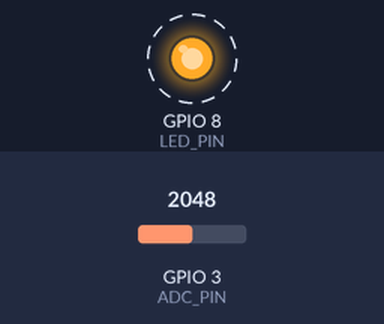
A sketch run on a simulated ESP32-C3. Shown: output pins drawn as LEDs (lit = HIGH). Dashed ring = blinking. Inputs (shaded band) come from the test bench; at power-on: GPIO 3 (ADC_PIN) = 2048 (analog values on the 0–4095 scale). What the sketch prints to the serial monitor is not drawn.

Above: at 0.5 s.
Timing chart, 0 to 4.7 s (numbered marks = the images above):
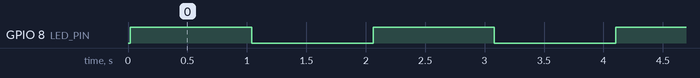

The sketch:

esp32c3_voltage_divider.ino
```cpp
/*
  ESP32-C3-DevKit Voltage Reader (27k / 22k divider)

  ---------------- ARDUINO IDE SETTINGS ----------------
  Tools -> Board            : ESP32C3 Dev Module
  Tools -> USB CDC On Boot  :
       * Disabled  -> if you plug into the official DevKit's micro-USB
                      port (it has a USB-to-UART chip, e.g. CP2102)
       * Enabled   -> if your board uses the C3's native USB
                      (most USB-C clones / SuperMini boards)
  Tools -> Upload Speed     : 115200 or 921600
  Serial Monitor baud       : 115200
  ------------------------------------------------------

  Wiring:
    Vin ---[ R1 = 27k ]---+---[ R2 = 22k ]--- GND
                          |
                        GPIO3
    Connect the measured source's GND to the ESP32-C3 GND.

  Vin = Vout * (R1 + R2) / R2 = Vout * 2.227
  Max safe Vin ~= 5.5 V (C3 ADC is accurate up to ~2.5 V)
*/

const int   ADC_PIN     = 3;        // GPIO3 = ADC1_CH3
const int   LED_PIN     = 8;        // On-board LED on most C3 DevKits (blinks = code is running)
const float R1          = 27000.0;
const float R2          = 22000.0;
const int   NUM_SAMPLES = 64;
const float CALIBRATION = 1.012;     // Adjust after comparing with a multimeter

void setup() {
  Serial.begin(115200);

  // Wait up to 3 s for the Serial Monitor (needed for native USB)
  unsigned long start = millis();
  while (!Serial && millis() - start < 3000) {
    delay(10);
  }

  pinMode(LED_PIN, OUTPUT);
  analogReadResolution(12);
  analogSetPinAttenuation(ADC_PIN, ADC_11db);

  Serial.println();
  Serial.println("=== ESP32-C3 Voltage Reader started ===");
}

float readPinVoltage() {
  uint32_t total = 0;
  for (int i = 0; i < NUM_SAMPLES; i++) {
    total += analogReadMilliVolts(ADC_PIN);
    delayMicroseconds(200);
  }
  return (total / (float)NUM_SAMPLES) / 1000.0;
}

void loop() {
  int   raw  = analogRead(ADC_PIN);                     // 0 - 4095, for debugging
  float vOut = readPinVoltage();                        // Volts at GPIO3
  float vIn  = vOut * ((R1 + R2) / R2) * CALIBRATION;   // Actual input voltage

  Serial.print("Raw: ");
  Serial.print(raw);
  Serial.print("  |  Pin: ");
  Serial.print(vOut, 3);
  Serial.print(" V  |  Input: ");
  Serial.print(vIn, 2);
  Serial.println(" V");

  digitalWrite(LED_PIN, !digitalRead(LED_PIN));  // Heartbeat blink
  delay(1000);
}
```

Measured:
- by itself, GPIO 8 (LED_PIN): alternates HIGH for 1.0 s and LOW for 1.0 s
